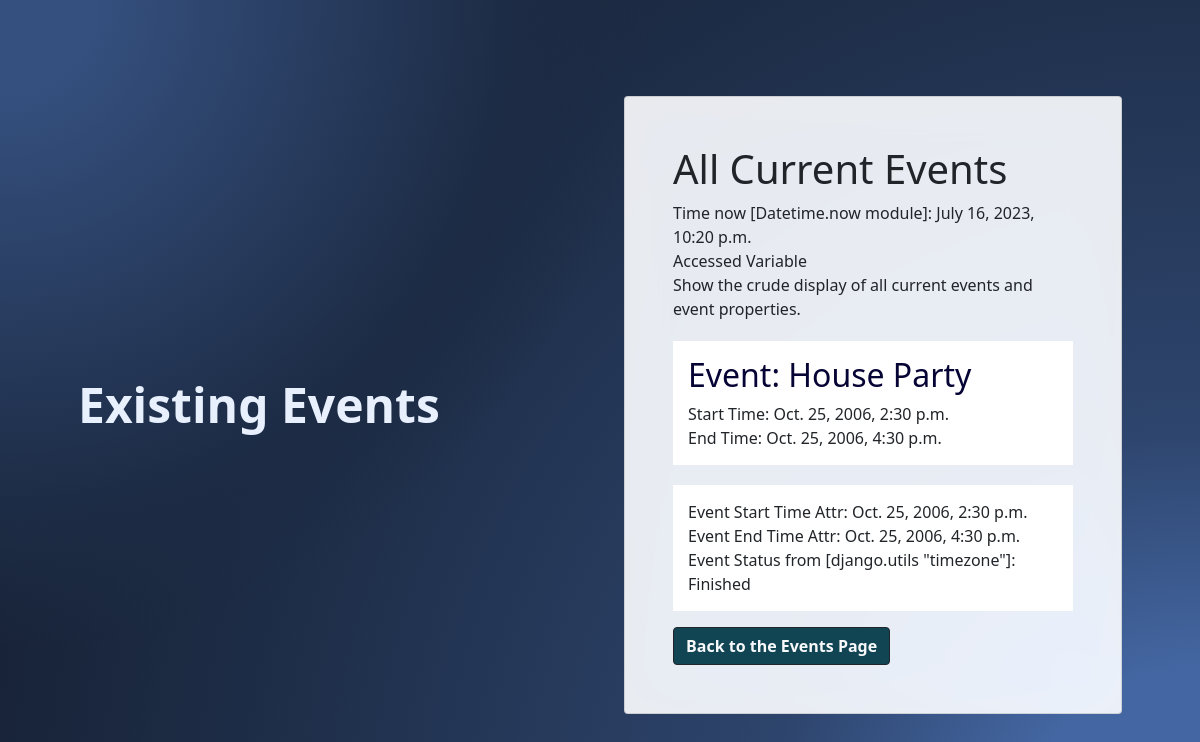
Page /sandbox/view_events on the earlier database version.
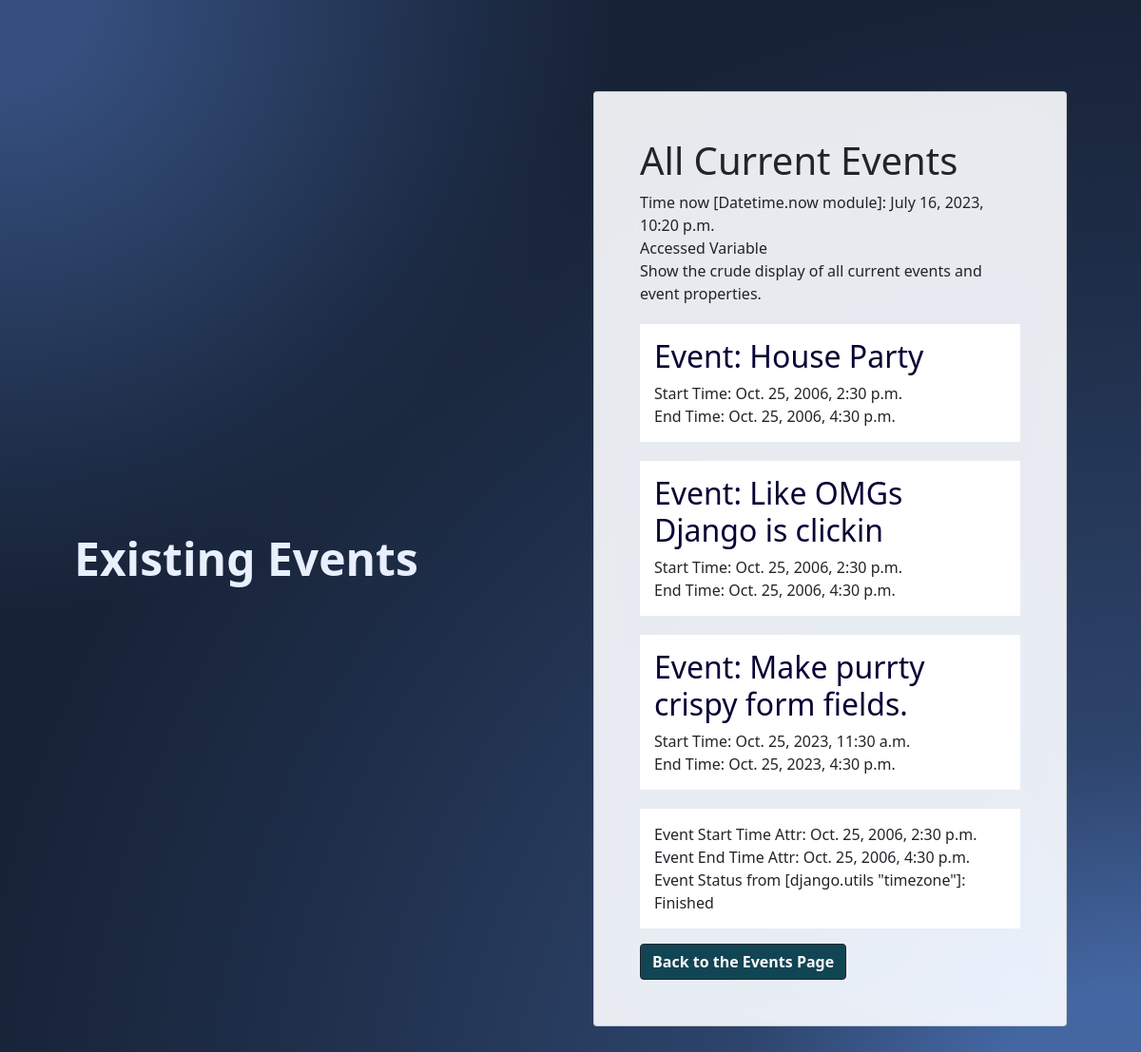
Same page on the later database version.
### sandbox/models.py (models this page shows, shortened)
class Event(models.Model):
    title = models.TextField()
    start_time = models.DateTimeField()
    end_time = models.DateTimeField()

### sandbox/views.py (the view)
# urls.py: path("view_events", views.view_events, name="view_events"),
def view_events(request):
	event_list = Event.objects.all()
	start = Event._meta.get_field("start_time")
	time_now = datetime.now()
	start_field_name = 'start_time'
	start_obj = Event.objects.first()
	start = getattr(start_obj, start_field_name)
	field_name = 'end_time'
	obj = Event.objects.first()
	end = getattr(obj, field_name)
	"""
	Variable	Value
	end_time
	datetime.datetime(2006, 10, 25, 16, 30, 59, tzinfo=datetime.timezone.utc)
	now
	datetime.datetime(2023, 7, 16, 16, 25, 55, 457113)
	start_time
	datetime.datetime(2006, 10, 25, 14, 30, 59, tzinfo=datetime.timezone.utc)
	"""
	def event_status(start_time, end_time):
		now = timezone.now()
		if start_time < now and now < end_time:
			status = 'Active'
			return status
		elif now < start_time and now < end_time:
			status = 'Upcoming'
			return status
		elif now > start_time and now > end_time:
			status = 'Finished'
			return status
		return
	status = event_status(start, end)
	context = {
		"Events": event_list,
		"Datetime_now": time_now,
		"Status_Start": start,
		"Status_End": end,
		"Event_Status": status,
	}
	return render(request, 'sandbox/existing_event.html', context)

### sandbox/templates/sandbox/existing_event.html (shortened to what this page needs)
{% load static %}
<!DOCTYPE html>
<html lang="en">
    <head>
        <link href="https://cdn.jsdelivr.net/npm/bootstrap@5.0.2/dist/css/bootstrap.min.css" rel="stylesheet">
        <link rel="stylesheet" href="{% static 'sandbox/styles.css' %}">
    </head>
    <body>
    <section class="background-radial-gradient overflow-hidden">
    <div class="container px-4 py-5 px-md-5 text-center text-lg-start my-5">
      <div class="row gx-lg-5 align-items-center mb-5">
            <div class="col-lg-6 mb-5 mb-lg-0" style="z-index: 10">
            <h1 class="my-5 display-5 fw-bold ls-tight" style="color: hsl(218, 81%, 95%)">
                Existing Events<br />
            </h1>
            </div>
            <div class="col-lg-6 mb-5 mb-lg-0 position-relative">
                <div class="card bg-glass">
                    <div class="card-body px-2 py-5 px-md-5">
                        <h1> All Current Events </h1>
                            Time now [Datetime.now module]: {{ Datetime_now }}
                        <div>
                            Accessed Variable {{ accessed }}
                        </div>
                        <p>
                            Show the crude display of all current events and event properties.
                            {% for events in Events %}
                            <div style ="background-color:rgb(255, 255, 255); padding:15px; margin-top:20px;">
                                <h2 style="color:rgb(6, 3, 53);">
                                    Event: {{ events.title }} </br></h2>
                                    Start Time: {{ events.start_time }} </br>
                                    End Time: {{ events.end_time }} </br>
                            </div>
                            {% endfor %}
                            <div style ="background-color:rgb(255, 255, 255); padding:15px; margin-top:20px;">
                                    Event Start Time Attr: {{ Status_Start }} </br>
                                    Event End Time Attr: {{ Status_End }} </br>
                                    Event Status from [django.utils "timezone"]: {{ Event_Status }} </br>
                            </div>
                        </p>
                        <div>
                        <button type="button" class="btn btn-outline-dark" data-mdb-ripple-color="dark" style="background-color:hsl(194, 65%, 20%);">
                            <strong><a href="{% url 'sandbox:event_base' %}" style="color: #f8f9fa; text-decoration:none;"> Back to the Events Page </a></strong>
                        </button>
                        </div>
                    </div>
                </div>
            </div>
        </div>
    </div>
    </body>
</html>

### sandbox/static/sandbox/styles.css (style rules this page uses)
.background-radial-gradient { background-color: hsl(218, 41%, 15%); background-image: radial-gradient(650px circle at 0% 0%, hsl(218, 41%, 35%) 15%, hsl(218, 41%, 30%) 35%, hsl(218, 41%, 20%) 75%, hsl(218, 41%, 19%) 80%, transparent 100%), radial-gradient(1250px circle at 100% 100%, hsl(218, 41%, 45%) 15%, hsl(218, 41%, 30%) 35%, hsl(218, 41%, 20%) 75%, hsl(218, 41%, 19%) 80%, transparent 100%); }
.bg-glass { background-color: hsla(0, 0%, 100%, 0.9) !important; backdrop-filter: saturate(200%) blur(25px); }
:root { --jumbotron-padding-y: 3rem; }

Differences in the rows shown:
added Event: title "Like OMGs Django is clickin", start_time "Oct. 25, 2006, 2:30 p.m.", end_time "Oct. 25, 2006, 4:30 p.m."
added Event: title "Make purrty crispy form fields.", start_time "Oct. 25, 2023, 11:30 a.m.", end_time "Oct. 25, 2023, 4:30 p.m."
